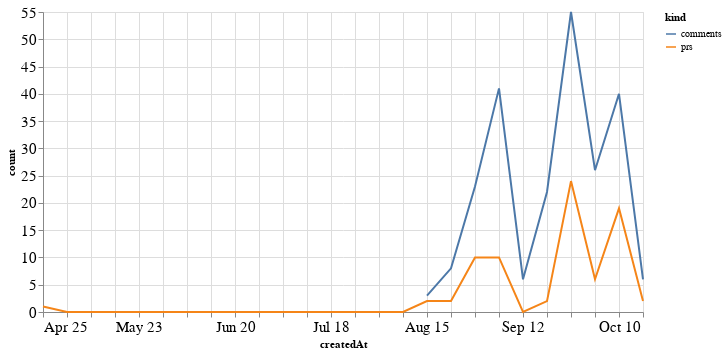

Notebook cell for this chart:
### Code cell
alt.Chart(total_time, width=600).mark_line().encode(
    x='createdAt',
    y='count',
    color='kind'
)

### Figure 1 — Vega-Lite specification as saved in the notebook (floating-point values rounded to 4 significant figures)
{"config": {"axisLeft": {"labelFontSize": 15}, "axisBottom": {"labelFontSize": 15}}, "data": {"name": "data-d314eb1397b7a34a9cce566f18f1784b"}, "mark": "line", "encoding": {"color": {"type": "nominal", "field": "kind"}, "x": {"type": "temporal", "field": "createdAt"}, "y": {"type": "quantitative", "field": "count"}}, "width": 600, "$schema": "https://vega.github.io/schema/vega-lite/v4.8.1.json", "datasets": {"data-d314eb1397b7a34a9cce566f18f1784b": [{"createdAt": "2021-04-25T00:00:00", "kind": "prs", "count": 1.0}, {"createdAt": "2021-05-02T00:00:00", "kind": "prs", "count": 0.0}, {"createdAt": "2021-05-09T00:00:00", "kind": "prs", "count": 0.0}, {"createdAt": "2021-05-16T00:00:00", "kind": "prs", "count": 0.0}, {"createdAt": "2021-05-23T00:00:00", "kind": "prs", "count": 0.0}, {"createdAt": "2021-05-30T00:00:00", "kind": "prs", "count": 0.0}, {"createdAt": "2021-06-06T00:00:00", "kind": "prs", "count": 0.0}, {"createdAt": "2021-06-13T00:00:00", "kind": "prs", "count": 0.0}, {"createdAt": "2021-06-20T00:00:00", "kind": "prs", "count": 0.0}, {"createdAt": "2021-06-27T00:00:00", "kind": "prs", "count": 0.0}, {"createdAt": "2021-07-04T00:00:00", "kind": "prs", "count": 0.0}, {"createdAt": "2021-07-11T00:00:00", "kind": "prs", "count": 0.0}, {"createdAt": "2021-07-18T00:00:00", "kind": "prs", "count": 0.0}, {"createdAt": "2021-07-25T00:00:00", "kind": "prs", "count": 0.0}, {"createdAt": "2021-08-01T00:00:00", "kind": "prs", "count": 0.0}, {"createdAt": "2021-08-08T00:00:00", "kind": "prs", "count": 0.0}, {"createdAt": "2021-08-15T00:00:00", "kind": "prs", "count": 2.0}, {"createdAt": "2021-08-22T00:00:00", "kind": "prs", "count": 2.0}, {"createdAt": "2021-08-29T00:00:00", "kind": "prs", "count": 10.0}, {"createdAt": "2021-09-05T00:00:00", "kind": "prs", "count": 10.0}, {"createdAt": "2021-09-12T00:00:00", "kind": "prs", "count": 0.0}, {"createdAt": "2021-09-19T00:00:00", "kind": "prs", "count": 2.0}, {"createdAt": "2021-09-26T00:00:00", "kind": "prs", "count": 24.0}, {"createdAt": "2021-10-03T00:00:00", "kind": "prs", "count": 6.0}, {"createdAt": "2021-10-10T00:00:00", "kind": "prs", "count": 19.0}, {"createdAt": "2021-10-17T00:00:00", "kind": "prs", "count": 2.0}, {"createdAt": "2021-04-25T00:00:00", "kind": "comments", "count": null}, {"createdAt": "2021-05-02T00:00:00", "kind": "comments", "count": null}, {"createdAt": "2021-05-09T00:00:00", "kind": "comments", "count": null}, {"createdAt": "2021-05-16T00:00:00", "kind": "comments", "count": null}, {"createdAt": "2021-05-23T00:00:00", "kind": "comments", "count": null}, {"createdAt": "2021-05-30T00:00:00", "kind": "comments", "count": null}, {"createdAt": "2021-06-06T00:00:00", "kind": "comments", "count": null}, {"createdAt": "2021-06-13T00:00:00", "kind": "comments", "count": null}, {"createdAt": "2021-06-20T00:00:00", "kind": "comments", "count": null}, {"createdAt": "2021-06-27T00:00:00", "kind": "comments", "count": null}, {"createdAt": "2021-07-04T00:00:00", "kind": "comments", "count": null}, {"createdAt": "2021-07-11T00:00:00", "kind": "comments", "count": null}, {"createdAt": "2021-07-18T00:00:00", "kind": "comments", "count": null}, {"createdAt": "2021-07-25T00:00:00", "kind": "comments", "count": null}, {"createdAt": "2021-08-01T00:00:00", "kind": "comments", "count": null}, {"createdAt": "2021-08-08T00:00:00", "kind": "comments", "count": null}, {"createdAt": "2021-08-15T00:00:00", "kind": "comments", "count": 3.0}, {"createdAt": "2021-08-22T00:00:00", "kind": "comments", "count": 8.0}, {"createdAt": "2021-08-29T00:00:00", "kind": "comments", "count": 23.0}, {"createdAt": "2021-09-05T00:00:00", "kind": "comments", "count": 41.0}, {"createdAt": "2021-09-12T00:00:00", "kind": "comments", "count": 6.0}, {"createdAt": "2021-09-19T00:00:00", "kind": "comments", "count": 22.0}, {"createdAt": "2021-09-26T00:00:00", "kind": "comments", "count": 55.0}, {"createdAt": "2021-10-03T00:00:00", "kind": "comments", "count": 26.0}, {"createdAt": "2021-10-10T00:00:00", "kind": "comments", "count": 40.0}, {"createdAt": "2021-10-17T00:00:00", "kind": "comments", "count": 6.0}]}}
